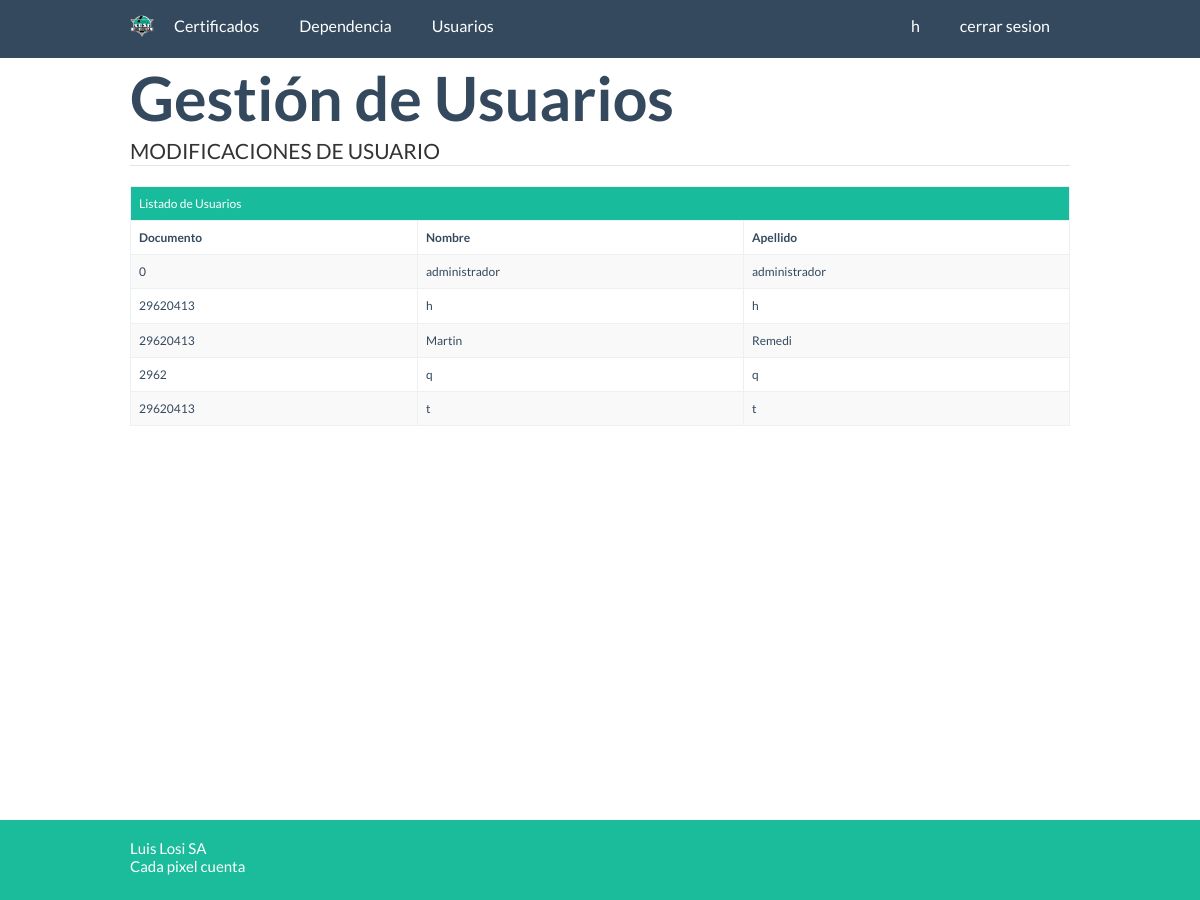
/usuarios/listaUsuario.php (signed in), run on the app's committed database.
### tables this page shows
CREATE TABLE `usuario` (
  `identificador` varchar(10) NOT NULL DEFAULT '',
  `nombre` varchar(45) NOT NULL DEFAULT '',
  `apellido` varchar(25) NOT NULL DEFAULT '',
  `clave` varchar(50) NOT NULL DEFAULT '',
  `perfil` char(1) NOT NULL DEFAULT '',
  `fechaalta` timestamp NOT NULL DEFAULT CURRENT_TIMESTAMP ON UPDATE CURRENT_TIMESTAMP,
  `dni` int(10) unsigned NOT NULL DEFAULT '0',
  PRIMARY KEY (`identificador`)
);

### clases/ActiveRecord/ActiveRecordAbstractFactory.php (called while the page is built, shortened)
<?php
require_once "MysqlActiveRecordAbstractFactory.php";
abstract class ActiveRecordAbstractFactory {
    public static function getActiveRecordFactory($motor = self::MYSQL) {
        switch ($motor) {
        case self::MYSQL:
            return new MysqlActiveRecordAbstractFactory();
        }
    }
}

### clases/ActiveRecord/MysqlActiveRecordAbstractFactory.php (called while the page is built, shortened)
<?php
require_once '../clases/ActiveRecord/ActiveRecordAbstractFactory.php';
require_once '../clases/ActiveRecord/MysqlUsuarioActiveRecord.php';
class MysqlActiveRecordAbstractFactory extends ActiveRecordAbstractFactory
{
   public function getUsuarioActiveRecord() {
      return new MysqlUsuarioActiveRecord();
   }
}

### clases/ActiveRecord/MysqlUsuarioActiveRecord.php (called while the page is built, shortened)
<?php
include_once '../clases/ValueObject/UsuarioValueObject.php';
class MysqlUsuarioActiveRecord implements ActiveRecord{
    public function buscarTodo() {
        $sql = "SELECT * FROM usuario u;";
        $resultado = mysql_query($sql);
        if($resultado){
            $aUsuario = array();
            while ($fila = mysql_fetch_object($resultado)) {
                $oUsuario = new UsuarioValueObject();
                $oUsuario->setApellido($fila->apellido);
                $oUsuario->setFechaalta($fila->fechaalta);
                $oUsuario->setIdentificador($fila->identificador);
                $oUsuario->setNombre($fila->nombre);
                $oUsuario->setPerfil($fila->perfil);
                $oUsuario->setDni($fila->dni);
                $oUsuario->setClave('');
                $oUsuario->setFechaalta($fila->fechaalta);
                $aUsuario[] = $oUsuario;
            }
            return $aUsuario;
        } else {
            return FALSE;
        }
    }
}
?>

### clases/ValueObject/UsuarioValueObject.php (called while the page is built, shortened)
<?php
class UsuarioValueObject {
    private $identificador, $nombre, $apellido, $clave, $fechaalta;
    private $perfil, $dni;
    public function getDni() {
        return $this->dni;
    }
    public function setDni($dni) {
        $this->dni = $dni;
    }
        public function getIdentificador() {
        return $this->identificador;
    }
    public function setIdentificador($identificador) {
        $this->identificador = $identificador;
    }
    public function getNombre() {
        return $this->nombre;
    }
    public function setNombre($nombre) {
        $this->nombre = $nombre;
    }
    public function getApellido() {
        return $this->apellido;
    }
    public function setApellido($apellido) {
        $this->apellido = $apellido;
    }
}
?>

### usuarios/listaUsuario.php (the view, shortened to what this page needs)
<?php
require_once '../clases/ActiveRecord/ActiveRecordAbstractFactory.php';
$oMysql = ActiveRecordAbstractFactory::getActiveRecordFactory(ActiveRecordAbstractFactory::MYSQL);
$oMysql->conectar();
?>
<!DOCTYPE html>
<html>
    <head>
        <?php include_once "../includes/php/estilos.php";?>
    </head>
    <body>
        <header><?php include_once '../includes/php/header.php'; ?></header>
        <div class="container">
            <div id="cuerpo">
                <h1>Gesti&oacute;n de Usuarios</h1>
                <legend>MODIFICACIONES DE USUARIO</legend>
                <form id="two" name="formulario" autocomplete="off" method="post">
                    <?php
                    $oMysqlUsuario = $oMysql->getUsuarioActiveRecord();
                    $oUsuario = $oMysqlUsuario->buscarTodo();
                    ?>
                    <table class="table table-striped table-bordered table-hover">
                        <tr>
                            <td colspan="10" class="success">Listado de Usuarios</td>
                        </tr>
                        <tr>
                            <th>Documento</th>
                            <th>Nombre</th>
                            <th>Apellido</th>
                        </tr>
                        <?php
                        foreach ($oUsuario as $usuario) {
                            ?>
                            <tr ondblclick="javascript:window.location.href='modificaUsuario.php?identificador=<?php echo $usuario->getIdentificador(); ?>';">
                                <td><?php echo $usuario->getDni(); ?></td>
                                <td><?php echo $usuario->getNombre(); ?></td>
                                <td><?php echo $usuario->getApellido(); ?></td>
                            </tr>
                        <?php
                        }
                        ?>
                    </table>
                </form>
            </div>
        </div>
        <?php include_once "../includes/php/footer.php";?>
    </body>
</html>

### css/flat-ui.css (style rules this page uses)
body { font-family: 'Lato', Helvetica, Arial, sans-serif; font-size: 14px; line-height: 1.231; color: #34495e; background-color: #ffffff; }
h1, h2, h3, h4, h5, h6, .h1, .h2, .h3, .h4, .h5, .h6 { font-family: 'Lato', Helvetica, Arial, sans-serif; font-weight: 700; line-height: 1.2; }
h1, h2, h3 { margin-top: 2px; margin-bottom: 4px; }
h1, .h1 { font-size: 61px; }

### css/demo.css (style rules this page uses)
.container { max-width: 970px !important; }

### css/otros-estilos.css (style rules this page uses)
@media (min-width: 981px) { body { padding-top: 60px; } }
table { max-width: 100%; background-color: transparent; }
th { text-align: left; }
.table { width: 100%; margin-bottom: 21px; }
.table > thead > tr > th, .table > tbody > tr > th, .table > tfoot > tr > th, .table > thead > tr > td, .table > tbody > tr > td, .table > tfoot > tr > td { padding: 8px; line-height: 1.428571429; vertical-align: top; border-top: 1px solid #ecf0f1; }
.table-bordered { border: 1px solid #ecf0f1; }
.table-bordered > thead > tr > th, .table-bordered > tbody > tr > th, .table-bordered > tfoot > tr > th, .table-bordered > thead > tr > td, .table-bordered > tbody > tr > td, .table-bordered > tfoot > tr > td { border: 1px solid #ecf0f1; }
.table-striped > tbody > tr:nth-child(odd) > td, .table-striped > tbody > tr:nth-child(odd) > th { background-color: #f9f9f9; }
.table > thead > tr > td.success, .table > tbody > tr > td.success, .table > tfoot > tr > td.success, .table > thead > tr > th.success, .table > tbody > tr > th.success, .table > tfoot > tr > th.success, .table > thead > tr.success > td, .table > tbody > tr.success > td, .table > tfoot > tr.success > td, .table > thead > tr.success > th, .table > tbody > tr.success > th, .table > tfoot > tr.success > th { background-color: #18bc9c; color: #ffffff; }
* { margin: 0; }
html, body { height: 100%; }
body { font-size: 12px; }
.container { min-height: 100%; height: auto !important; height: 100%; margin: 0 auto -40px; }

### data on the page
usuario: dni "0", nombre "administrador", apellido "administrador"
usuario: dni "29620413", nombre "h", apellido "h"
usuario: dni "29620413", nombre "Martin", apellido "Remedi"
usuario: dni "2962", nombre "q", apellido "q"
usuario: dni "29620413", nombre "t", apellido "t"

### other printed values
$_SESSION['nombre'] "h"
